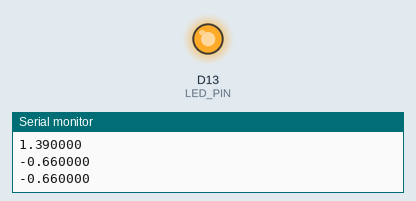
Recording of a program running on a simulated Arduino Due. On the bench: output pins drawn as LEDs (lit = HIGH), the last lines printed to the serial monitor. Random numbers use the default seed unless the program sets one.

Above: at 0.75 s.
At 11.6 s:
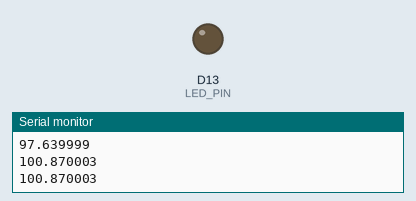
Timing chart, 0 to 16.2 s (numbered marks = the images above):
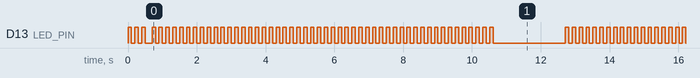

The program:

main.cpp
```cpp
/**
 * UTM Hardware Simulator
 *
 * Simulates a Universal Testing Machine by streaming ASCII float values
 * over both serial ports on the Arduino Due. Format: "{float}\n"
 *
 * Serial Ports:
 *   - Serial    : Programming port (UART via ATmega16U2)
 *   - SerialUSB : Native USB port (direct SAM3X8E USB)
 *
 * Generates test patterns (sine wave, ramp, random walk) with configurable
 * sample rate and pause between tests.
 *
 * LED blinks during active test output.
 */

#include <Arduino.h>

// Configuration - adjust these as needed
const unsigned long SAMPLES_PER_TEST = 100;
const unsigned long SAMPLE_RATE_HZ = 10;        // Samples per second
const unsigned long PAUSE_BETWEEN_TESTS_MS = 2000;

// Derived timing
const unsigned long SAMPLE_INTERVAL_MS = 1000 / SAMPLE_RATE_HZ;

// Pattern types
enum Pattern {
    PATTERN_SINE,
    PATTERN_RAMP,
    PATTERN_RANDOM_WALK,
    PATTERN_COUNT
};

// Current state
Pattern currentPattern = PATTERN_SINE;
unsigned long testCount = 0;

// Unit options (including leading space for easy concatenation)
const char* UNITS[] = {" gf", " N", ""};
const int UNIT_COUNT = 3;
const char* currentUnit = "";

// LED pin (Due has LED on pin 13)
const int LED_PIN = 13;

// Random walk state
float randomWalkValue = 50.0;

/**
 * Generate next sample value based on current pattern
 */
float generateSample(unsigned long sampleIndex, unsigned long totalSamples) {
    float t = (float)sampleIndex / (float)totalSamples;
    float value = 0.0;

    switch (currentPattern) {
        case PATTERN_SINE: {
            // Sine wave with some noise
            float angle = t * 2.0 * PI;
            value = 50.0 + 45.0 * sin(angle);
            value += random(-500, 500) / 100.0;  // +/- 5 noise
            break;
        }

        case PATTERN_RAMP: {
            // Linear ramp from 0 to 100 with noise
            value = t * 100.0;
            value += random(-200, 200) / 100.0;  // +/- 2 noise
            break;
        }

        case PATTERN_RANDOM_WALK: {
            // Random walk
            randomWalkValue += random(-200, 200) / 100.0;
            // Clamp to reasonable range
            if (randomWalkValue < 0) randomWalkValue = 0;
            if (randomWalkValue > 100) randomWalkValue = 100;
            value = randomWalkValue;
            break;
        }

        default:
            value = 50.0;
            break;
    }

    return value;
}

/**
 * Run a single test - output all samples
 */
void runTest() {
    testCount++;

    // Reset random walk for consistent starting point
    randomWalkValue = 50.0;

    // Cycle through patterns
    currentPattern = (Pattern)(testCount % PATTERN_COUNT);

    // Select random unit for this test
    currentUnit = UNITS[random(UNIT_COUNT)];

    for (unsigned long i = 0; i < SAMPLES_PER_TEST; i++) {
        // Generate and send sample
        float value = generateSample(i, SAMPLES_PER_TEST);

        // Output as ASCII float with optional unit to both serial ports
        Serial.print(value, 6);
        Serial.println(currentUnit);
        SerialUSB.print(value, 6);
        SerialUSB.println(currentUnit);

        // Blink LED (on during odd samples)
        digitalWrite(LED_PIN, (i & 1) ? HIGH : LOW);

        // Wait for next sample time
        delay(SAMPLE_INTERVAL_MS);
    }

    // LED off at end of test
    digitalWrite(LED_PIN, LOW);
}

void setup() {
    // Initialize LED
    pinMode(LED_PIN, OUTPUT);
    digitalWrite(LED_PIN, LOW);

    // Initialize both serial ports on Arduino Due
    // Serial    = Programming port (UART via ATmega16U2)
    // SerialUSB = Native USB port (direct SAM3X8E USB)
    Serial.begin(9600);
    SerialUSB.begin(9600);

    // Wait for at least one serial connection
    // Don't block forever - continue after timeout if neither connects
    unsigned long startTime = millis();
    while (!Serial && !SerialUSB) {
        if (millis() - startTime > 5000) break;  // 5 second timeout
    }

    // Seed random number generator
    randomSeed(analogRead(0));

    // Brief startup indication
    for (int i = 0; i < 3; i++) {
        digitalWrite(LED_PIN, HIGH);
        delay(100);
        digitalWrite(LED_PIN, LOW);
        delay(100);
    }
}

void loop() {
    // Run a test
    runTest();

    // Pause between tests
    delay(PAUSE_BETWEEN_TESTS_MS);
}
```

Measured:
- by itself, D13 (LED_PIN): HIGH → LOW at 0.10 s, → HIGH 0.10 s later, → LOW 0.10 s later, → HIGH 0.10 s later, … (1097 changes in this stretch)
- by itself, everything shown: repeats every 12.0 s, in 34 steps
